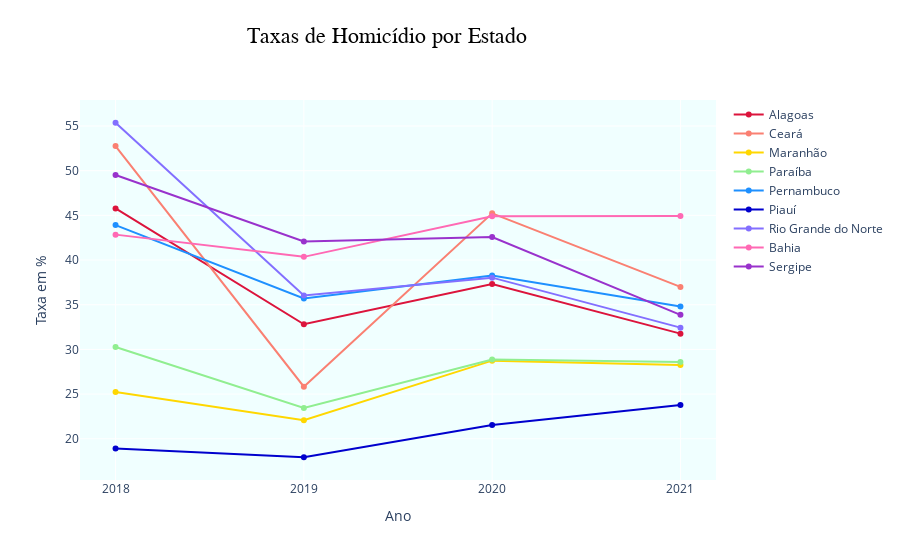

Here is the notebook cell this chart was saved with:
### Code cell
anos = homicidios_taxa.columns
estados = homicidios_taxa.index
valores = homicidios_taxa.values

cores = ['#DC143C', '#FA8072', '#FFD700', '#90EE90', '#1E90FF', '#0000CD', '#836FFF', '#FF69B4', '#9932CC']

taxa_homicidios = go.Figure()
for i, estado in enumerate(estados):
    taxa_homicidios.add_trace(go.Scatter(x=anos, y=valores[i], name=estado,marker=dict(color=cores[i])))

taxa_homicidios.update_layout(
    title={
        'text': 'Taxas de Homicídio por Estado',
        'x': 0.43,
        'y': 0.95,
        'xanchor': 'center',
        'yanchor': 'top',
        'font': {'size': 22, 'family': 'Arial', 'color': 'black'}
    },
    xaxis_title='Ano',
    yaxis_title='Taxa em %',
    plot_bgcolor='#F0FFFF',
    xaxis=dict(showgrid=True),
    yaxis=dict(showgrid=True)
)
taxa_homicidios.show()

### Figure 1 — Plotly figure (JSON) as saved in the notebook; plotly's stock layout.template omitted (floating-point values rounded to 4 significant figures)
{"data": [{"marker": {"color": "#DC143C"}, "name": "Alagoas", "type": "scatter", "x": ["2018", "2019", "2020", "2021"], "y": [45.77, 32.81, 37.33, 31.76]}, {"marker": {"color": "#FA8072"}, "name": "Ceará", "type": "scatter", "x": ["2018", "2019", "2020", "2021"], "y": [52.76, 25.83, 45.23, 36.99]}, {"marker": {"color": "#FFD700"}, "name": "Maranhão", "type": "scatter", "x": ["2018", "2019", "2020", "2021"], "y": [25.25, 22.08, 28.74, 28.25]}, {"marker": {"color": "#90EE90"}, "name": "Paraíba", "type": "scatter", "x": ["2018", "2019", "2020", "2021"], "y": [30.28, 23.44, 28.87, 28.6]}, {"marker": {"color": "#1E90FF"}, "name": "Pernambuco", "type": "scatter", "x": ["2018", "2019", "2020", "2021"], "y": [43.91, 35.7, 38.28, 34.81]}, {"marker": {"color": "#0000CD"}, "name": "Piauí", "type": "scatter", "x": ["2018", "2019", "2020", "2021"], "y": [18.9, 17.93, 21.55, 23.77]}, {"marker": {"color": "#836FFF"}, "name": "Rio Grande do Norte", "type": "scatter", "x": ["2018", "2019", "2020", "2021"], "y": [55.36, 36.04, 38.03, 32.44]}, {"marker": {"color": "#FF69B4"}, "name": "Bahia", "type": "scatter", "x": ["2018", "2019", "2020", "2021"], "y": [42.84, 40.35, 44.89, 44.94]}, {"marker": {"color": "#9932CC"}, "name": "Sergipe", "type": "scatter", "x": ["2018", "2019", "2020", "2021"], "y": [49.51, 42.07, 42.56, 33.87]}], "layout": {"plot_bgcolor": "#F0FFFF", "title": {"font": {"color": "black", "family": "Arial", "size": 22}, "text": "Taxas de Homicídio por Estado", "x": 0.43, "xanchor": "center", "y": 0.95, "yanchor": "top"}, "xaxis": {"showgrid": true, "title": {"text": "Ano"}}, "yaxis": {"showgrid": true, "title": {"text": "Taxa em %"}}}}
